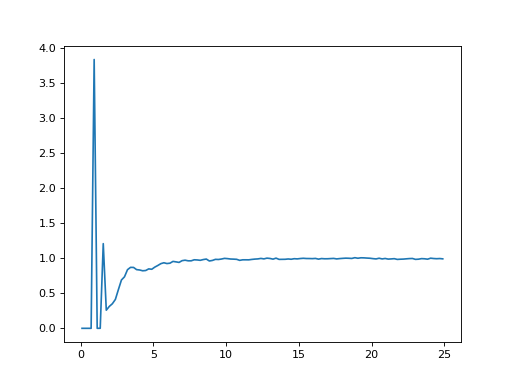

This figure's Python source:
import MDAnalysis as mda
import numpy as np
import pytim 
import matplotlib.pyplot as plt
from   pytim.datafiles import *
u = mda.Universe(WATER_GRO,WATER_XTC)
L = np.min(u.dimensions[:3])
oxygens = u.select_atoms("name OW") 
radii=pytim_data.vdwradii(G43A1_TOP)
interface = pytim.ITIM(u,alpha=2.,itim_group=oxygens,max_layers=4,multiproc=True,radii_dict=radii,cluster_cut=3.5)
for ts in u.trajectory[::5] :
    interface.assign_layers()
    layer=interface.layers('upper',1)   
    if ts.frame==0 :
        rdf=pytim.observables.InterRDF2D(layer,layer,range=(0.,L/2.),nbins=120)
    rdf.sample(ts)
rdf.normalize()
rdf.rdf[0]=0.0
plt.plot(rdf.bins, rdf.rdf)
plt.show()
